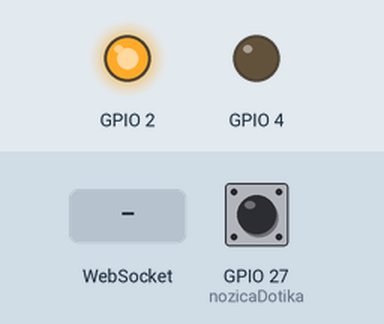
Recording of a program running on a simulated ESP32. Shown: output pins drawn as LEDs (lit = HIGH). The test bench sets the inputs (shaded band); at power-on: GPIO 27 (nozicaDotika) HIGH. WiFi joins after 1.5 s; servers stay silent unless stated; what the program prints to the serial monitor is not drawn.

Above: at 1.6 s.
At 4.2 s:
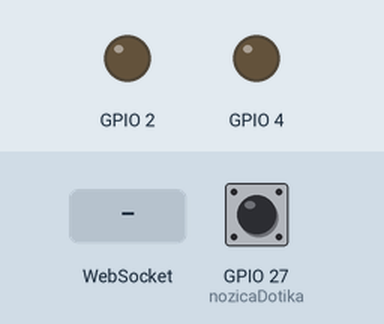
4.3 s: WebSocket text "LED" received
5.8 s: WebSocket text "1" received
Timing chart, 0 to 8.8 s (numbered marks = the images above; inputs shaded):
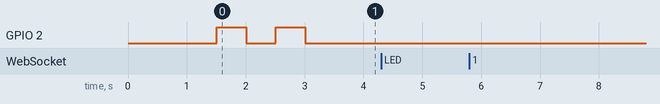

The program:

main.cpp
```cpp
#include <Arduino.h>
#include "WiFi.h"
#include "WebServer.h"
#include "WebSocketsClient.h" //knjiznjica za spletne vticnike
#include <ArduinoJson.h> //knjiznjica za delo z JSON objekti

const char* ssid = "kresilnik";
const char* password = "bled2024";

int portNumber = 8811; // port na katerem bo deloval spletni streznik, lahko ga poljubno spremenimo, vendar pazimo da ni v uporabi za druge namene

const int nozicaDotika=27; // nožica, na katero je priključen dotik

int vrednostDotika; // spremenljivka, ki bo hranila trenutno vrednost dotika

String dataString; // spremenljivka, ki bo hranila JSON sporočilo, ki ga bomo poslali preko spletnega vtičnika 8811 na node.js strežnik

WebSocketsClient webSocket; //ustvarimo objekt webSocket, ki bo predstavljal spletni vticnik

unsigned long zadnjePosiljanje = 0; // spremenljivka, ki bo hranila čas zadnjega poslanega sporočila preko spletnega vtičnika, inicializirana na 0
const int intervalMs = 1; // interval v milisekundah, ki določa, kako pogosto bomo pošiljali sporočila preko spletnega vtičnika, nastavljen na 100 ms (0.1 s)

// 🔥 DODANO: prototip funkcije, da jo lahko onEvent uporabi
void webSocketEvent(WStype_t type, uint8_t * payload, size_t length);

void setup() {
  // put your setup code here, to run once:
  // tu zapišemo kodo, ki se izvede le enkrat - nastavitve


  Serial.begin(115200);

  WiFi.begin(ssid,password);

  while (WiFi.status() != WL_CONNECTED)
  {
    delay(500);
    Serial.println("Povezovanje z WiFi omrežjem...");
  }

  Serial.println("Povezava z WiFi omrežjem je vzpostavljena");
  Serial.print("IP naslov esp32 modula je: ");
  Serial.println(WiFi.localIP());

  webSocket.begin("192.168.1.163", 8811); // povezava na node.js strežnik, ki teče na IP naslovu 192.168.1.136 preko vrat 8811
  webSocket.onEvent(webSocketEvent); // nastavimo funkcijo webSocketEvent, ki se bo izvajala ob prejemu sporočila preko spletnega vtičnika 8811

  pinMode(2, OUTPUT);
  pinMode(4,OUTPUT);
  digitalWrite(2, HIGH); // na nožici 2 zapišemo visoko vrednost - LED zasveti
  delay(500);
  digitalWrite(2, LOW);
  delay(500); // zakasnitev izvedbe programa za specificiran čas v milisekundah, 1000 ms = 1 s
  digitalWrite(2, HIGH); // na nožici 2 zapišemo nizko vrednost - LED ugasne
  delay(500); // zakasnitev izvedbe programa za specificiran čas v milisekundah, 1000 ms = 1 s
  digitalWrite(2, LOW);

  Serial.println(WiFi.localIP());
  Serial.println(WiFi.getMode());

}

//koda, ki se izvede ob prejemu sporočila preko spletnega vtičnika (WebSocket-a) 8811
void webSocketEvent(WStype_t type, uint8_t * payload, size_t length) {
  switch(type) {

    case WStype_TEXT:
    {
      //v tem delu prenešeni string z JSON sporočilom pretvorimo v JSON objekt, da lahko z njim lažje delamo
      //JsonDocument, ki je dovolj velika, da lahko vanj shranimo JSON sporočilo, ki ga prejmemo preko spletnega vtičnika
      JsonDocument doc;

      //deserializacija JSON sporočila, ki ga prejmemo preko spletnega vtičnika, in shranjevanje v objekt doc
      DeserializationError error = deserializeJson(doc, payload, length);

      //preverimo, če je prišlo do napake pri deserializaciji JSON sporočila
      if (error) {
        Serial.print("  Napaka pri deserializaciji JSON sporočila: ");
        Serial.println(error.c_str());
        return;
      }

      char tip[40]; // spremenljivka za besedo iz JSON strukture
      memset(tip, 0, sizeof(tip)); // inicializacija spremenljivke tip z ničlami
      strcpy(tip, doc["tipSporočila"]); // kopiranje vrednosti iz JSON objekta doc, ki je shranjena pod ključem "tip", v spremenljivko tip

      if (strcmp(tip, "LED") == 0) { // primerjava spremenljivke tip z besedo "LED", da preverimo ali je tip sporočila "LED"
        int vrednost = doc["vrednost"]; // pridobivanje vrednosti iz JSON objekta doc, ki je shranjena pod ključem "vrednost", in shranjevanje v spremenljivko vrednost
        int pin = doc["pin"]; // pridobivanje vrednosti iz JSON objekta doc, ki je shranjena pod ključem "pin", in shranjevanje v spremenljivko pin

        if (pin == 2) { // popravljeno iz pin=2
          if (vrednost == 0) { // popravljeno iz vrednost=0
            digitalWrite(2, LOW); // če je vrednost 0, potem na nožici 2 zapišemo visoko vrednost - LED ugasne
          } else if (vrednost == 1) { // popravljeno iz vrednost=1
            digitalWrite(2, HIGH); // če je vrednost 1, potem na nožici 2 zapišemo nizko vrednost - LED zasveti
          }
        }
      }

      Serial.print("Prejeto sporočilo preko spletnega vtičnika: ");
      Serial.println((char*)payload); // izpis prejetega sporočila preko spletnega vtičnika na serijski monitor
      break;
    }

    default:
      break;
  }
}

void loop() {
  webSocket.loop();

  if (millis() - zadnjePosiljanje >= intervalMs) { // preverimo, če je čas od zadnjega poslanega sporočila preko spletnega vtičnika večji od določenega intervala
    zadnjePosiljanje = millis(); // posodobimo čas zadnjega poslanega sporočila na trenutni čas
    // tu zapišemo kodo, ki jo želimo izvajati periodično, v našem primeru pošiljanje trenutne vrednosti fotoupornika preko spletnega vtičnika 8811 na node.js strežnik
  zadnjePosiljanje = millis(); // posodobimo čas zadnjega poslanega sporočila na trenutni čas
  vrednostDotika=touchRead(nozicaDotika); // preberemo trenutno vrednost dotika in jo shranimo v spremenljivko
  Serial.println(vrednostDotika); // izpišemo trenutno vrednost dotika na serijski monitor

  dataString = R"({"tipSporočila":"dotik","pin":27,"vrednost":)";
  dataString = dataString + String (vrednostDotika) + "}"; // sestavimo JSON sporočilo, ki ga bomo poslali preko spletnega vtičnika 8811 na node.js strežnik, v sporočilu je tipSporočila "fotoupornik", pin 27 in vrednost trenutne vrednosti fotoupornika

  webSocket.sendTXT(dataString); // pošljemo JSON sporočilo preko spletnega vtičnika na portu 8811 na node.js strežnik
  }
  //Serial.println(dataString); // izpišemo JSON sporočilo na serijski monitor
 Serial.println(dataString); // izpišemo JSON sporočilo na serijski monitor, da lahko preverimo ali je pravilno sestavljeno
}
```
